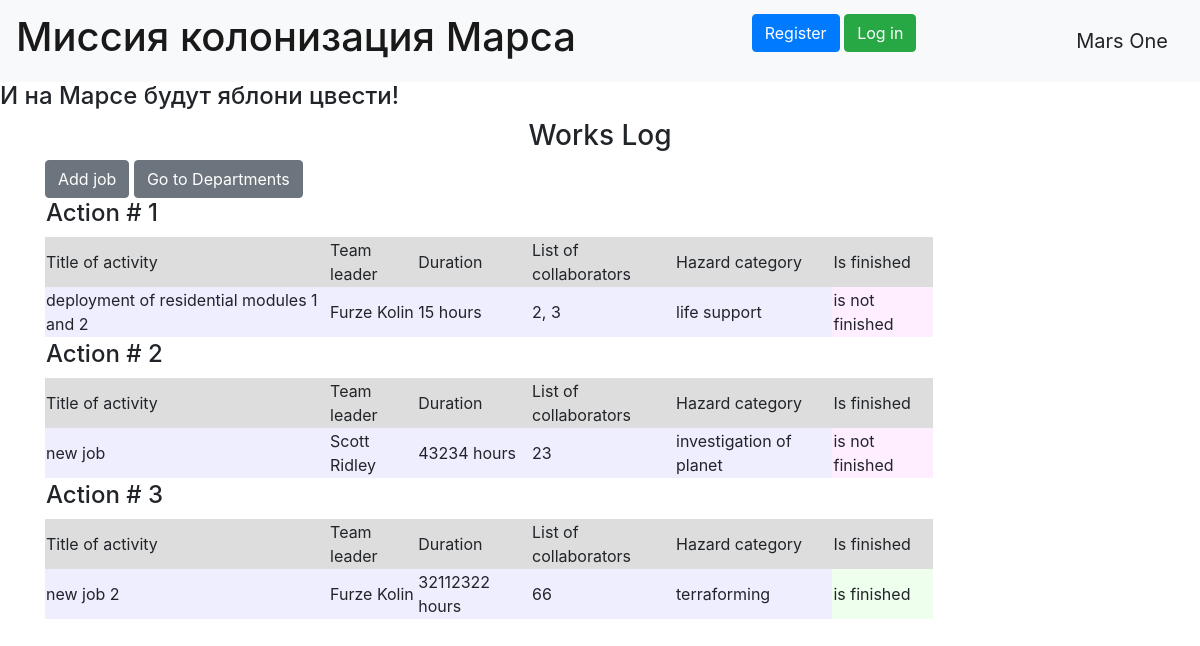
The page / on the database its author committed.
### data/__all_models.py (models this page shows, shortened)
class Jobs(SqlAlchemyBase):
    __tablename__ = 'jobs'
    id = sqlalchemy.Column(sqlalchemy.Integer, primary_key=True, autoincrement=True)
    team_leader = sqlalchemy.Column(sqlalchemy.Integer, sqlalchemy.ForeignKey("users.id"))
    job = sqlalchemy.Column(sqlalchemy.String, nullable=True)
    work_size = sqlalchemy.Column(sqlalchemy.Integer)
    collaborators = sqlalchemy.Column(sqlalchemy.String, nullable=True)
    category_id = sqlalchemy.Column(sqlalchemy.Integer, sqlalchemy.ForeignKey("categories.id"))
    start_date = sqlalchemy.Column(sqlalchemy.DateTime, default=dt.datetime.now)
    end_date = sqlalchemy.Column(sqlalchemy.DateTime, default=dt.datetime.now)
    is_finished = sqlalchemy.Column(sqlalchemy.Boolean)
    user = orm.relationship('User')
    category = orm.relationship('Category')

class User(SqlAlchemyBase, UserMixin):
    __tablename__ = 'users'
    id = sqlalchemy.Column(sqlalchemy.Integer,
                           primary_key=True, autoincrement=True)
    surname = sqlalchemy.Column(sqlalchemy.String, nullable=True)
    name = sqlalchemy.Column(sqlalchemy.String, nullable=True)
    age = sqlalchemy.Column(sqlalchemy.Integer)
    position = sqlalchemy.Column(sqlalchemy.String, nullable=True)
    speciality = sqlalchemy.Column(sqlalchemy.String, nullable=True)
    address = sqlalchemy.Column(sqlalchemy.String, nullable=True)
    email = sqlalchemy.Column(sqlalchemy.String, unique=True, nullable=True)
    hashed_password = sqlalchemy.Column(sqlalchemy.String, nullable=True)
    modified_date = sqlalchemy.Column(sqlalchemy.DateTime, default=dt.datetime.now)

class Category(SqlAlchemyBase):
    __tablename__ = 'categories'
    id = sqlalchemy.Column(sqlalchemy.Integer, primary_key=True, autoincrement=True)
    name = sqlalchemy.Column(sqlalchemy.String, nullable=True)

### main.py (the view)
@app.route('/')
def works():
    db_sess = db_session.create_session()
    works = db_sess.query(Jobs)
    return render_template('works.html', works=works, current_user=current_user)

### data/db_session.py (called while the page is built)
def create_session() -> Session:
    global __factory
    return __factory()

### templates/works.html (shortened to what this page needs)
{% extends "base.html" %}
{% block content %}
<h3 align="center">Works Log</h3>
<a type="button" class="btn btn-secondary" href="/addjob">Add job</a>
<a type="button" class="btn btn-secondary" href="/departments">Go to Departments</a>
<table border="0" width="80%">
    {% for work in works %}
        <tr>
            <td colspan="6"><h4>Action # {{work.id}}</h4></td>
        </tr>
        <tr bgcolor="#dddddd">
            <td>Title of activity</td>
            <td>Team leader</td>
            <td>Duration</td>
            <td>List of collaborators</td>
            <td>Hazard category</td>
            <td>Is finished</td>
        </tr>
        <tr bgcolor="#eeeeff">
            <td>{{work.job}}</td>
            <td>{{work.user.surname}} {{work.user.name}}</td>
            <td>{{work.work_size}} hours</td>
            <td>{{work.collaborators}}</td>
            <td>{{work.category.name}}</td>
            {% if work.is_finished %}
                <td bgcolor="#eeffee">is finished</td>
            {% else %}
                <td bgcolor="#ffeeff">is not finished</td>
            {% endif %}
        </tr>
        <tr>
            <td colspan="6">
            </td>
        </tr>
    {% endfor %}
</table>
{% endblock %}

### templates/base.html (shortened to what this page needs)
<!doctype html>
<html>
<head>
    <link href="https://maxcdn.bootstrapcdn.com/bootstrap/4.1.0/css/bootstrap.min.css" rel="stylesheet"/>
</head>
<body>
<header>
    <nav class="navbar navbar-light bg-light">
        <a class="navbar-brand" href="/"><h1>Миссия колонизация Марса</h1></a>
        {% if current_user.is_authenticated %}
            <a class="navbar-brand" href="/logout">{{ current_user.surname }} {{ current_user.name }}</a>
        {% else %}
            <p>
                <a class="btn btn-primary " href="/register">Register</a>
                <a class="btn btn-success" href="/login">Log in</a>
            </p>
        {% endif %}
        <a class="navbar-brand">Mars One</a>
    </nav>
</header>
<h4>И на Марсе будут яблони цвести!</h4>
<main role="main" class="container">
    {% block content %}{% endblock %}
</main>
</body>
</html>

### rows shown on the page
Jobs: id "1", job "deployment of residential modules 1 and 2", user.surname "Furze", user.name "Kolin", work_size "15", collaborators "2, 3", category.name "life support", is_finished "is not finished"
Jobs: id "2", job "new job", user.surname "Scott", user.name "Ridley", work_size "43234", collaborators "23", category.name "investigation of planet", is_finished "is not finished"
Jobs: id "3", job "new job 2", user.surname "Furze", user.name "Kolin", work_size "32112322", collaborators "66", category.name "terraforming", is_finished "is finished"
